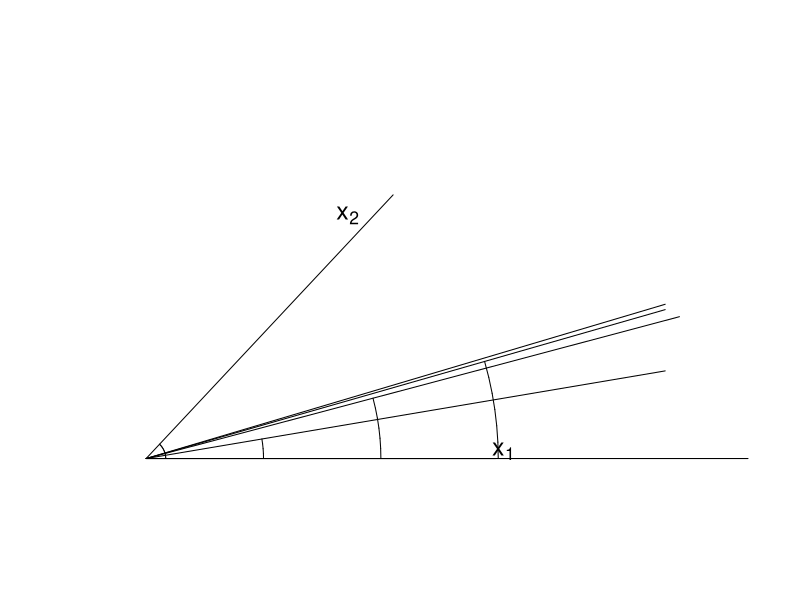

This figure's R source:
# author : 2020311198 Dongook Son 손동욱
# 통계적학습이론 과제1

################
# function 정의 #
################

set.seed(1)
data_generation <- function () {
      rm(list = ls())
      n=100
      xx1=rnorm(n)
      xx2=(xx1+rnorm(n))/sqrt(2)
      yy=xx1+xx2/2+rnorm(n)/5

      x1 <<- xx1-mean(xx1)
      x2 <<- xx2-mean(xx2)
      y <<- yy-mean(yy)
}
data_generation()
library(plotrix)

dotproduct <- function(vector1, vector2) {
  return(sum(vector1 * vector2))
}

vector_length <- function(vector) {
  return(sqrt(dotproduct(vector, vector)))
}

angle <- function(vector1, vector2) {
  return(acos(dotproduct(vector1, vector2) / (vector_length(vector1) * vector_length(vector2))))
}

cat("The arcos value(angle) between x1 and x2 is : ", angle(x1, x2))

###################
# Plotting x1, x2 #
###################

# Creates empty plot and variables
plot(1,type="n",axes=F,xlim=c(-1,15),ylim=c(-1,15),xlab="",ylab="")

# pseudo_X1
pseudo_x1 = c(vector_length(x1), 0)
draw.radial.line(0, vector_length(x1), center = c(0,0))
text(pseudo_x1[1] + 0.2, pseudo_x1[2] + 0.3, expression(x[1]),cex=1.5)

# pseudo_X2
pseudo_x2 = c(4.15, 8.6)
draw.radial.line(0, vector_length(x2), center=c(0,0), angle = angle(x1, x2))
text(pseudo_x2[1] + 1, pseudo_x2[2] + 1.5, expression(x[2]),cex=1.5)

# drawing arc
draw.arc(0,0,0.5, angle2 = angle(x1, x2))

############################
# Forward-stagewise 알고리듬 #
############################

data_generation()
library(zeallot)

# maintain dimensionality
X <- cbind(x1, x2)
c(n, p) %<-% dim(X)

# initial residual, beta, threshold
residual <- y
beta <- rep(0, p+1)
threshold <- 0.0000001

# Count iterations
n_iterations <- 1

draw_line_arc <- function (base_vector, fitted_vector, n_iterations) {
  angle <- angle(base_vector, fitted_vector)
  cat('Iteration: ', n_iterations, ', y_fit length: ', vector_length(fitted_vector), ', angle between x1: ', angle, '\n')
  draw.radial.line(0, vector_length(fitted_vector), center = c(0,0), angle = angle)
  draw.arc(0,0, n_iterations, angle2 = angle)
}

# Iterate until convergence
while (abs(cor(residual, x1)) > threshold | abs(cor(residual, x2)) > threshold) {
  if (abs(cor(residual, x1)) > abs(cor(residual, x2))){
    model <- lm(residual~x1)
    beta <- beta + c(model$coefficients[1], model$coefficients[2], 0)
    y_fit <- beta[1] + beta[2] * x1 + beta[3] * x2
    residual <- y - y_fit
  } else {
    model <- lm(residual~x2)
    beta <- beta + c(model$coefficients[1], 0, model$coefficients[2])
    y_fit <- beta[1] + beta[2] * x1 + beta[3] * x2
    residual <- y - y_fit
  }

  if (n_iterations == 1) {
    cat('First step is 0.' , '\n')
  } else if (n_iterations == 2) {
    cat('Iteration: ', n_iterations, ', y_fit length: ', vector_length(y_fit), ', angle between x1: ', 'Parallel with x1', '\n')
    draw.radial.line(0, vector_length(y_fit), center = c(0,0))
  } else if (n_iterations == 3) {
    draw_line_arc(x1, y_fit, n_iterations)
  } else if (n_iterations == 6) {
    draw_line_arc(x1, y_fit, n_iterations)
  } else if (n_iterations == 9) {
    draw_line_arc(x1, y_fit, n_iterations)
  }
  n_iterations <- n_iterations + 1
}
draw_line_arc(x1, y_fit, n_iterations)

cat('Intercept: ', beta[1], ', beta_1: ', beta[2], ', beta_2: ', beta[3] ,'\n')

# Validation
validation_model <- lm(y ~ x1 + x2)
validation_model$coefficients
